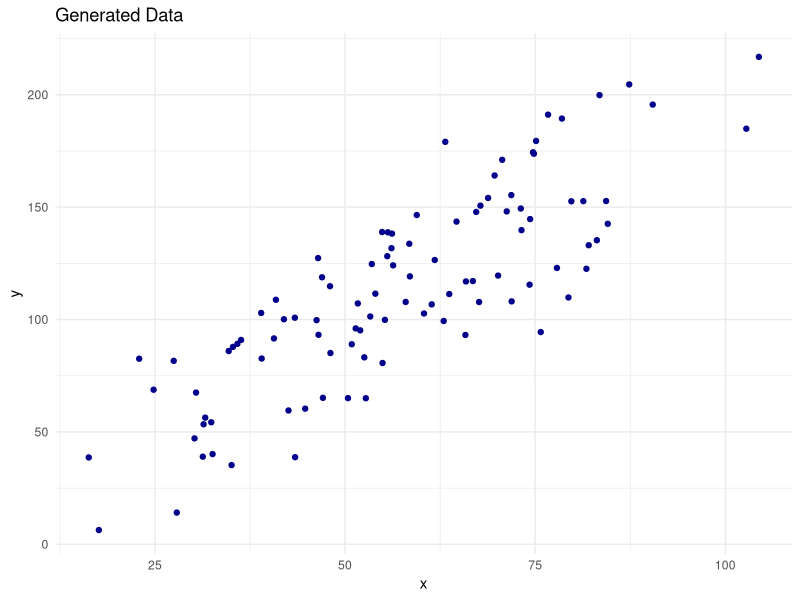
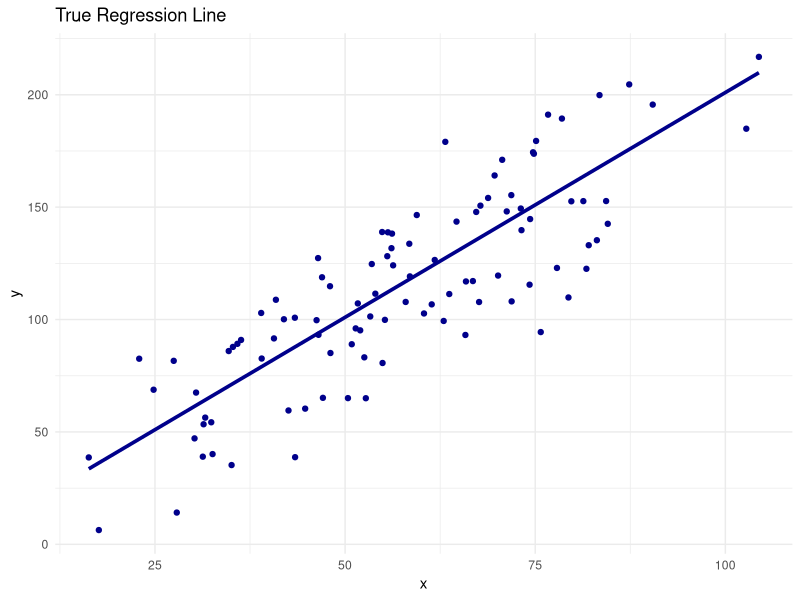
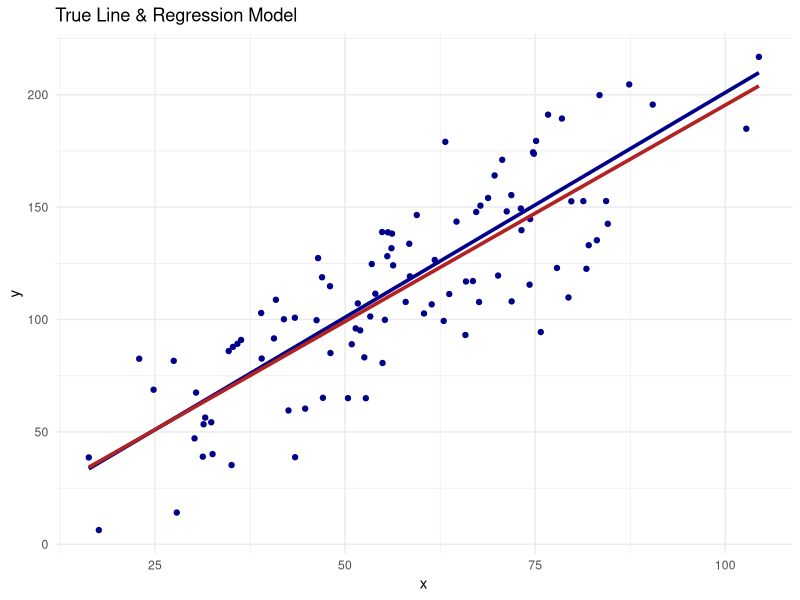

Generate these figures, in order, with R:
## ---- chunk 1
library(tidyverse)
set.seed(10)

# create data
x <- rnorm(100, mean = 60, sd = 20)
eps <- rnorm(100, mean = 0, sd = 25)
y <- 2*x + 1 + eps

# plot data with true model
ggplot() + 
  geom_point(aes(y = y, x = x), color = 'darkblue') + 
  theme_minimal() +
  ggtitle('Generated Data')
## ---- chunk 2
# fitting the true line
ggplot() + 
  geom_point(aes(y = y, x = x), color = 'darkblue') + 
  geom_line(aes(y = 2*x + 1, x = x), 
            size = 1.25, color = 'darkblue') + 
  theme_minimal() +
  ggtitle('True Regression Line')
## ---- chunk 3
sim_dat <- tibble(x = x, y = y)

fit <- lm(y ~ x, data = sim_dat)

sim_dat %>% 
  mutate( model = predict(fit) ) %>%
  ggplot() + 
  geom_point(aes(y = y, x = x), color = 'darkblue') + 
  geom_line(aes(y = 2*x +1, x = x), 
            size = 1.25, color = 'darkblue') + 
  geom_line(aes(y = model, x = x), 
            size = 1.25, color = 'firebrick') + 
  theme_minimal() +
  ggtitle('True Line & Regression Model')
## ---- chunk 4
summary(fit)
